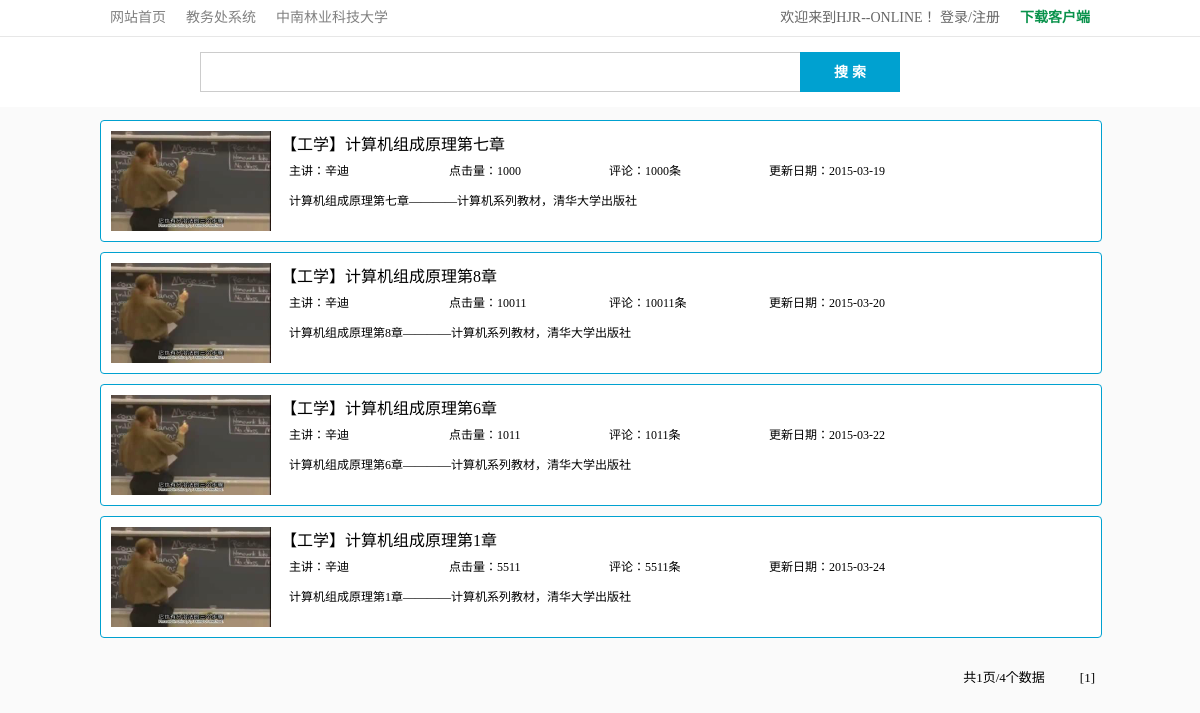
Screenshot of /search.php with the database file from the repository.
### tables this page shows
CREATE TABLE IF NOT EXISTS `class` (
  `classid` int(11) NOT NULL AUTO_INCREMENT,
  `classname` varchar(40) DEFAULT NULL,
  `classcategory` varchar(8) DEFAULT NULL,
  `subclasscategory` varchar(20) NOT NULL,
  `classdescription` varchar(400) DEFAULT NULL,
  `classsourcepath` varchar(100) DEFAULT NULL,
  `classimagepath` varchar(100) DEFAULT NULL,
  `classupdatetime` char(14) DEFAULT NULL,
  `classclicknum` int(11) DEFAULT NULL,
  `classteachby` varchar(20) DEFAULT NULL,
  PRIMARY KEY (`classid`)
);

### search.php (the view, shortened to what this page needs)
<!DOCTYPE html>
<html>
<head  lang="zh-CN">
	<link type="text/css" rel="stylesheet" href="css/search.css" />
	<link type="text/css" rel="stylesheet" href="css/common.css" />
</head>
<body>
	<header>
		<div class="bg0">
			<nav class="topInfor">
				<ul class="outsideLink">
					<li><a href="index.php">网站首页</a></li>
					<li><a href="http://jwc.csuft.edu.cn/" target="_blank">教务处系统</a></li>
					<li><a href="http://www.csuft.edu.cn/" target="_blank">中南林业科技大学</a></li>
				</ul>
				<ul class="userLink">
					<li><a href=""><span class="download">下载客户端</span></a></li>
					<li>欢迎来到HJR--ONLINE！
					<?php
						@$check = $_SESSION['account'];
						if (!$check) {
							echo "<a class=loginOrsignup>登录/注册</a>";
						}
					?>
					</li>
				</ul>
			</nav>
		</div>
		<div class="searchBg">
			<form action="search.php?page=1" method="post">
				<div class="searchContent">
					<?php
						echo "<input type=text name=searchcontent value=".@$_POST['searchcontent']." >";
					?>
				</div>
				<div class="searchForButton">
					<input type="submit" value="搜 索" />
				</div>
			</form>
		</div>
	</header>
	<div class="searchResultBg">
		<?php
			require('php/conn.php');
			@$content = $_POST['searchcontent'];
			$query = "SELECT * FROM class WHERE classname LIKE '%$content%' || classcategory LIKE '%$content%' || classdescription LIKE '%$content%' order by classupdatetime";
			$result = mysql_query($query,$conn);
			$totalnum = mysql_num_rows($result);
			$pagesize = 10;
			$page = $_GET["page"];
			if ($page == "") {
				$page = 1;
			}
			$begin = ($page - 1) * $pagesize;
			$totalpage = ceil($totalnum / $pagesize);
			$query = "SELECT * FROM class WHERE classname LIKE '%$content%' || classcategory LIKE '%$content%' || classdescription LIKE '%$content%' order by classupdatetime limit $begin,$pagesize";
			$result = mysql_query($query,$conn);
			$datanum = mysql_num_rows($result);
			for ($j = 0; $j < $datanum; $j++) {
				$info = mysql_fetch_array($result,MYSQL_ASSOC);
				echo "<div class=resultClass>";
				echo "<a href=class.php?classid=".$info['classid']."><img class=imageDisplay src=".$info['classimagepath']." />" ;
				echo "<span class=classCategory>【".$info['classcategory']."】".$info['classname']."</span></a>";
				echo "<span class=classTeachBy>主讲：".$info['classteachby']."</span>";
				echo "<span class=classClickNum>点击量：".$info['classclicknum']."</span>";
				echo "<span class=classCommentNum>评论：".$info['classclicknum']."条</span>";
				echo "<span class=classUpdateDate>更新日期：";
				echo substr($info['classupdatetime'],0,4);
				echo "-";
				echo substr($info['classupdatetime'],4,2);
				echo "-";
				echo substr($info['classupdatetime'],6,2);
				echo "</span>";
				echo "<span class=classDescription>".$info['classdescription']."</span>";
				echo "</div>";
			}
			echo "<div class=pageInfor>";
			for ($i = $totalpage; $i >= 1; $i--) {
				echo "<span class=pageButton><a href=search.php?page=".$i.">[".$i."]</a></span>";
			}
			echo "<span class=pageAndDate>共".$totalpage."页/".$totalnum."个数据</span>";
			echo "</div>";
		?>
	</div>
</body>
</html>

### css/search.css (style rules this page uses)
header { position: absolute; left: 0px; top: 0px; height: 107px; width: 100%; background-color: #ffffff; }
.searchBg { position: relative; top: 0px; margin: 0 auto; left: 0px; right: 0px; width: 1000px; height: 70px; }
.searchBg .searchContent { position: absolute; top: 15px; left: 100px; width: 600px; height: 38px; border: 1px solid #CCCCCC; border-right: 0px; }
.searchBg .searchContent input { float: left; width: 100%; height: 100%; font-size: 14px; text-indent: 10px; padding: 0px; border: none; }
.searchBg .searchForButton { position: absolute; top: 15px; right: 200px; width: 100px; height: 40px; }
.searchBg .searchForButton input { float: left; width: 100%; height: 100%; line-height: 40px; font-size: 14px; color: #FFFFFF; font-weight: bold; background-color: #00A1D0; padding: 0px; border: none; }
.searchResultBg { position: absolute; top: 120px; margin: 0 auto; left: 0px; right: 0px; width: 1000px; }
.searchResultBg .resultClass { float: left; margin-left: 0px; margin-bottom: 10px; width: 100%; height: 120px; background-color: #FFFFFF; border: 1px solid #00A1D0; border-radius: 4px; }
.resultClass a:link { color:#000000; text-decoration:none; }
.searchResultBg .resultClass .imageDisplay { float: left; margin-top: 10px; margin-left: 10px; width: 160px; height: 100px; }
.searchResultBg .resultClass .classCategory { float: left; margin-top: 10px; margin-left: 10px; width: 740px; height: 20px; font-size: 16px; }
.searchResultBg .resultClass .classTeachBy { float: left; margin-top: 10px; margin-left: 18px; width: 160px; height: 20px; font-size: 12px; }
.searchResultBg .resultClass .classClickNum { float: left; margin-top: 10px; margin-left: 0px; width: 160px; height: 20px; font-size: 12px; }
.searchResultBg .resultClass .classCommentNum { float: left; margin-top: 10px; margin-left: 0px; width: 160px; height: 20px; font-size: 12px; }
.searchResultBg .resultClass .classUpdateDate { float: left; margin-top: 10px; margin-left: 0px; width: 260px; height: 20px; font-size: 12px; }
.searchResultBg .resultClass .classDescription { float: left; margin-top: 10px; margin-left: 18px; width: 740px; height: 30px; font-size: 12px; overflow: hidden; }
.searchResultBg .pageInfor { float: left; width: 100%; height: 60px; }
.pageInfor a:link { color:#000000; text-decoration:none; }
.searchResultBg .pageInfor .pageAndDate { float: right; margin-right: 30px; line-height: 60px; font-size: 13px; font-family: "宋体"; }
.searchResultBg .pageInfor .pageButton { float: right; margin-left: 5px; margin-right: 5px; line-height: 60px; font-size: 13px; }

### css/common.css (style rules this page uses)
body { width: 100%; min-width: 1000px; width:expression(document.body.clientWidth < 1000 ? "1000px": "auto" ); height: 100%; font-family: "Microsoft YaHei"; background-color: #FAFAFA; }
.bg0 { top: 0px; height: 36px; width: 100%; line-height: 36px; border-bottom: 1px solid #E7E7E7; }
.topInfor { margin: 0px auto; left: 0px; right: 0px; height: 36px; width: 1000px; font-size: 14px; color: #666666; }
header a:link { color:#808080; text-decoration:none; }
.outsideLink { float: left; margin: 0px; padding: 0px; list-style: none; }
.outsideLink li { float: left; padding: 0px 10px; }
.userLink { float: right; margin: 0px; padding: 0px; list-style: none; }
.userLink > li { float: right; padding: 0px 10px; }
.userLink > li .download { color: #09924B; font-weight: bold; }
.loginOrsignup { cursor: pointer; }

### rows the page displays
class: classimagepath (picture), classcategory "工学", classname "计算机组成原理第七章", classteachby "辛迪", classclicknum "1000", classupdatetime "2015", classupdatetime "03", classupdatetime "19", classdescription "计算机组成原理第七章————计算机系列教材，清华大学出版社"
class: classimagepath (picture), classcategory "工学", classname "计算机组成原理第8章", classteachby "辛迪", classclicknum "10011", classupdatetime "2015", classupdatetime "03", classupdatetime "20", classdescription "计算机组成原理第8章————计算机系列教材，清华大学出版社"
class: classimagepath (picture), classcategory "工学", classname "计算机组成原理第6章", classteachby "辛迪", classclicknum "1011", classupdatetime "2015", classupdatetime "03", classupdatetime "22", classdescription "计算机组成原理第6章————计算机系列教材，清华大学出版社"
class: classimagepath (picture), classcategory "工学", classname "计算机组成原理第1章", classteachby "辛迪", classclicknum "5511", classupdatetime "2015", classupdatetime "03", classupdatetime "24", classdescription "计算机组成原理第1章————计算机系列教材，清华大学出版社"

### other values shown
$totalpage "1"
$totalnum "4"
